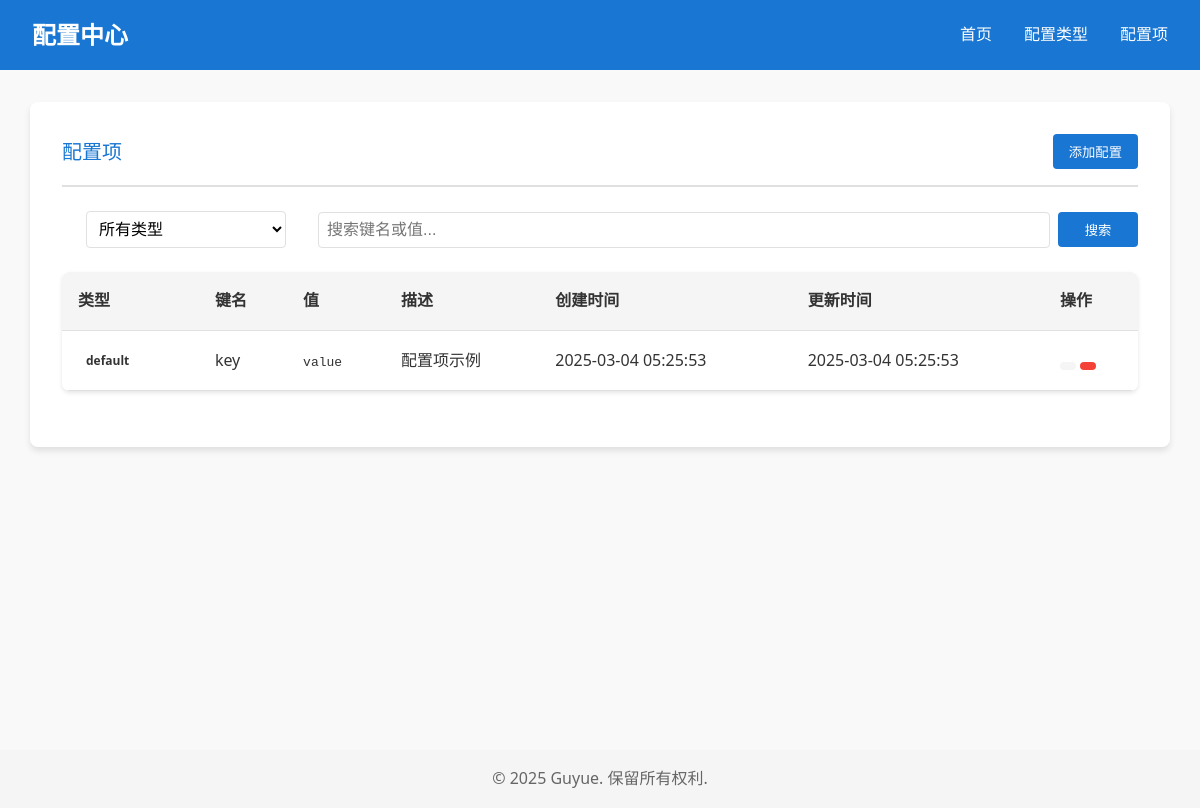
Screenshot of /page/configs with the database file from the repository.
### app/models/config.py (models this page shows, shortened)
class Config(Base):
    __tablename__ = "configs"
    config_id = Column(Integer, primary_key=True, index=True, autoincrement=True)
    type_id = Column(Integer, ForeignKey("types.type_id"), nullable=False)
    key = Column(String, index=True, nullable=False)
    value = Column(String, nullable=False)
    key_description = Column(String, nullable=True)
    created_at = Column(DateTime, default=func.now())
    updated_at = Column(DateTime, default=func.now(), onupdate=func.now())
    type = relationship("Type", back_populates="configs")
    __table_args__ = (
        UniqueConstraint('type_id', 'key', name='uix_type_key'),
    )

### app/models/type.py (models this page shows, shortened)
class Type(Base):
    __tablename__ = "types"
    type_id = Column(Integer, primary_key=True, index=True, autoincrement=True)
    type_name = Column(String, unique=True, index=True, nullable=False)
    description = Column(String, nullable=True)
    created_at = Column(DateTime, default=func.now())
    configs = relationship("Config", back_populates="type", cascade="all, delete-orphan")

### app/api/pages.py (the view)
@page_router.get("/configs", response_class=HTMLResponse)
async def configs_page(
    request: Request,
    type_name: Optional[str] = None,
    key: Optional[str] = None,
    value: Optional[str] = None,
    db: AsyncSession = Depends(get_db)
):
    query = select(Config, Type).join(Type)
    if type_name:
        query = query.where(Type.type_name.contains(type_name))
    if key:
        query = query.where(Config.key.contains(key))
    if value:
        query = query.where(Config.value.contains(value))
    result = await db.execute(query)
    rows = result.all()
    configs = [{
        "config_id": row[0].config_id,
        "type_id": row[0].type_id,
        "key": row[0].key,
        "value": row[0].value,
        "key_description": row[0].key_description,
        "created_at": row[0].created_at,
        "updated_at": row[0].updated_at,
        "type_name": row[1].type_name
    } for row in rows]
    types_result = await db.execute(select(Type))
    types = types_result.scalars().all()
    return templates.TemplateResponse(
        "configs.html",
        {
            "request": request,
            "configs": configs,
            "types": types,
            "current_type": type_name
        }
    )

### app/templates/configs.html (shortened to what this page needs)
{% extends "base.html" %}
{% block content %}
<div class="container">
    <div class="card">
        <div class="card-header">
            <h1 class="card-title">配置项</h1>
            <button class="btn btn-primary" onclick="showAddConfigModal()">
                 添加配置
            </button>
        </div>
        <div class="card-body">
            <div class="search-container mb-4">
                <form class="search-box" action="/page/configs" method="get">
                    <div class="input-group">
                        <span class="input-group-text"></span>
                        <select name="type_name" class="form-control" onchange="this.form.submit()">
                            <option value="">所有类型</option>
                        </select>
                        <span class="input-group-text"></span>
                        <input type="text" name="search" class="form-control" placeholder="搜索键名或值..." value="{{ request.query_params.get('search', '') }}">
                        <button type="submit" class="btn btn-primary">搜索</button>
                    </div>
                </form>
            </div>
            <div class="table-container">
                <table class="table table-hover">
                    <thead>
                        <tr>
                            <th> 类型</th>
                            <th> 键名</th>
                            <th> 值</th>
                            <th> 描述</th>
                            <th> 创建时间</th>
                            <th> 更新时间</th>
                            <th class="text-end">操作</th>
                        </tr>
                    </thead>
                    <tbody>
                        {% for config in configs %}
                        <tr>
                            <td><span class="badge bg-primary">{{ config.type_name }}</span></td>
                            <td>{{ config.key }}</td>
                            <td>
                                <div class="value-container">
                                    <code class="config-value">{{ config.value }}</code>
                                </div>
                            </td>
                            <td>{{ config.key_description }}</td>
                            <td>{{ config.created_at.strftime('%Y-%m-%d %H:%M:%S') }}</td>
                            <td>{{ config.updated_at.strftime('%Y-%m-%d %H:%M:%S') }}</td>
                            <td class="text-end">
                                <div class="btn-group">
                                    <button class="btn btn-sm btn-secondary" data-tooltip="编辑" onclick="showEditConfigModal('{{ config.type_name }}', '{{ config.key }}', '{{ config.value }}', '{{ config.key_description }}')">
                                    </button>
                                    <button class="btn btn-sm btn-danger" data-tooltip="删除" onclick="confirmDeleteConfig('{{ config.type_name }}', '{{ config.key }}')">
                                    </button>
                                </div>
                            </td>
                        </tr>
                        {% endfor %}
                    </tbody>
                </table>
            </div>
        </div>
    </div>
</div>
{% endblock %}

### app/templates/base.html (shortened to what this page needs)
<!DOCTYPE html>
<html lang="zh-CN">
<head>
    <link rel="stylesheet" href="/static/css/style.css">
</head>
<body>
    <header>
        <nav class="navbar">
            <div class="nav-brand">
                <a href="/page/" class="brand-link">配置中心</a>
            </div>
            <div class="nav-menu">
                <ul class="nav-links">
                    <li><a href="/page/" class="nav-link">首页</a></li>
                    <li><a href="/page/types" class="nav-link">配置类型</a></li>
                    <li><a href="/page/configs" class="nav-link">配置项</a></li>
                </ul>
            </div>
        </nav>
    </header>
    <main>
        <div class="container">
            {% block content %}{% endblock %}
        </div>
    </main>
    <footer>
        <div class="container">
            <p>&copy; 2025 Guyue. 保留所有权利.</p>
        </div>
    </footer>
</body>
</html>

### app/static/css/style.css (style rules this page uses)
:root { --primary-color: #1976d2; --primary-light: #63a4ff; --primary-dark: #004ba0; --secondary-color: #f5f5f5; --text-color: #333; --text-light: #666; --border-color: #e0e0e0; --success-color: #4caf50; --warning-color: #ff9800; --danger-color: #f44336; }
* { margin: 0; padding: 0; box-sizing: border-box; }
body { font-family: 'Segoe UI', Tahoma, Geneva, Verdana, sans-serif; line-height: 1.6; color: var(--text-color); background-color: #f9f9f9; }
.container { max-width: 1200px; margin: 0 auto; padding: 0 15px; }
.navbar { display: flex; justify-content: space-between; align-items: center; padding: 1rem 2rem; background-color: var(--primary-color); color: white; }
.nav-brand { display: flex; align-items: center; }
.brand-link { color: white; text-decoration: none; font-size: 1.5rem; font-weight: bold; }
.nav-menu { display: flex; align-items: center; }
.nav-links { display: flex; list-style: none; margin: 0; padding: 0; gap: 2rem; }
.nav-link { color: white; text-decoration: none; font-weight: 500; transition: color 0.3s; }
main { min-height: calc(100vh - 120px); padding: 2rem 0; }
.card { background-color: white; border-radius: 8px; box-shadow: 0 4px 6px rgba(0, 0, 0, 0.1); padding: 2rem; margin-bottom: 2rem; transition: transform 0.2s, box-shadow 0.2s; }
.card-header { display: flex; justify-content: space-between; align-items: center; margin-bottom: 1.5rem; padding-bottom: 1rem; border-bottom: 2px solid var(--border-color); }
.card-title { font-size: 1.5rem; font-weight: 600; color: var(--primary-color); margin: 0; }
.card-title { font-size: 1.25rem; font-weight: 500; }
.table-container { overflow-x: auto; }
.table-container { overflow-x: auto; margin: 1.5rem 0; border-radius: 8px; box-shadow: 0 2px 4px rgba(0,0,0,0.1); }
table { width: 100%; border-collapse: separate; border-spacing: 0; background: white; }
th, td { padding: 1rem; text-align: left; border: none; border-bottom: 1px solid var(--border-color); }
th { font-weight: 600; background-color: var(--secondary-color); color: var(--text-color); }
.btn-group .btn { position: relative; }
.btn-group .btn::before { content: attr(data-tooltip); position: absolute; bottom: 100%; left: 50%; transform: translateX(-50%); padding: 4px 8px; background-color: rgba(0, 0, 0, 0.8); color: white; font-size: 12px; border-radius: 4px; white-space: nowrap; opacity: 0; visibility: hidden; transition: opacity 0.3s, visibility 0.3s; z-index: 1000; }
.btn-group .btn { border-radius: 4px; }
.btn { display: inline-block; padding: 0.5rem 1rem; border-radius: 4px; font-weight: 500; text-align: center; cursor: pointer; transition: all 0.3s; border: none; }
.btn-primary { background-color: var(--primary-color); color: white; }
.btn-secondary { background-color: var(--secondary-color); color: var(--text-color); }
.btn-danger { background-color: var(--danger-color); color: white; }
.btn-sm { padding: 0.25rem 0.5rem; font-size: 0.875rem; }
.form-control { display: block; width: 100%; padding: 0.5rem; font-size: 1rem; border: 1px solid var(--border-color); border-radius: 4px; transition: border-color 0.3s; }
.search-container { margin-bottom: 1.5rem; padding: 0; }
.search-box { display: flex; gap: 1rem; flex-wrap: wrap; align-items: center; width: 100%; }
.search-box select { min-width: 150px; max-width: 200px; }
.search-box .btn { flex-shrink: 0; white-space: nowrap; min-width: 80px; }
.input-group { display: flex; gap: 0.5rem; align-items: center; width: 100%; }
.input-group-text { display: flex; align-items: center; padding: 0.5rem; background: var(--background-light); border-radius: 4px; color: var(--text-light); }
.search-box select { min-width: 150px; max-width: 200px; border-radius: 4px; border: 1px solid var(--border-color); padding: 0.5rem; background: white; }
footer { background-color: var(--secondary-color); padding: 1rem 0; text-align: center; color: var(--text-light); }
.badge { display: inline-block; padding: 0.25rem 0.5rem; font-size: 0.75rem; font-weight: bold; border-radius: 10px; margin-right: 0.5rem; }

### rows the page displays
Config: type_name "default", key "key", value "value", key_description "配置项示例", created_at "2025-03-04 05:25:53", updated_at "2025-03-04 05:25:53"
